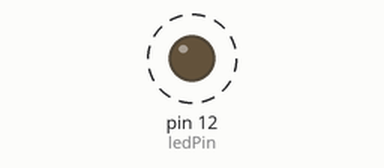
A sketch run on a simulated Arduino Uno, built with avr-gcc and run on an emulated ATmega328P. On the bench: output pins drawn as LEDs (lit = HIGH). Dashed ring = blinking.

Above: at 0.3 s.
Timing chart, 0 to 3.7 s (numbered marks = the images above):
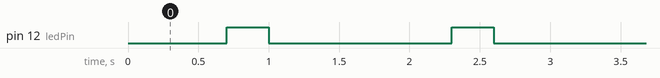

The sketch:

lesson-10-analogleddimming.ino
```cpp
int ledPin = 12;
int brightness = 0;
int fadeTime = 100;

void setup() {
  pinMode(ledPin, OUTPUT);
}

void loop() {
  brightness = 1;
  analogWrite(ledPin, brightness);
  delay(fadeTime);

  brightness = 2;
  analogWrite(ledPin, brightness);
  delay(fadeTime);

  brightness = 4;
  analogWrite(ledPin, brightness);
  delay(fadeTime);

  brightness = 8;
  analogWrite(ledPin, brightness);
  delay(fadeTime);

  brightness = 16;
  analogWrite(ledPin, brightness);
  delay(fadeTime);

  brightness = 32;
  analogWrite(ledPin, brightness);
  delay(fadeTime);

  brightness = 64;
  analogWrite(ledPin, brightness);
  delay(fadeTime);

  brightness = 128;
  analogWrite(ledPin, brightness);
  delay(fadeTime);

  brightness = 255;
  analogWrite(ledPin, brightness);
  delay(fadeTime);

  brightness = 128;
  analogWrite(ledPin, brightness);
  delay(fadeTime);

  brightness = 64;
  analogWrite(ledPin, brightness);
  delay(fadeTime);

  brightness = 32;
  analogWrite(ledPin, brightness);
  delay(fadeTime);

  brightness = 16;
  analogWrite(ledPin, brightness);
  delay(fadeTime);

  brightness = 8;
  analogWrite(ledPin, brightness);
  delay(fadeTime);

  brightness = 4;
  analogWrite(ledPin, brightness);
  delay(fadeTime);

  brightness = 2;
  analogWrite(ledPin, brightness);
  delay(fadeTime);
}
```

Measured:
- by itself, pin 12 (ledPin): alternates HIGH for 0.30 s and LOW for 1.3 s
